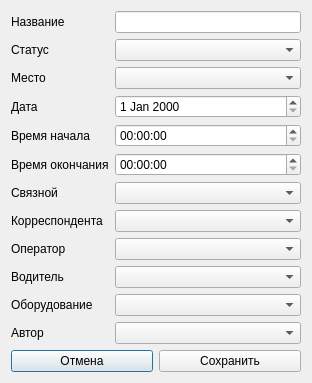
<?xml version="1.0" encoding="UTF-8"?>
<ui version="4.0">
 <class>Editor</class>
 <widget class="QDialog" name="Editor">
  <property name="geometry">
   <rect>
    <x>0</x>
    <y>0</y>
    <width>312</width>
    <height>372</height>
   </rect>
  </property>
  <property name="windowTitle">
   <string>Редактор</string>
  </property>
  <layout class="QVBoxLayout" name="verticalLayout_2">
   <item>
    <layout class="QVBoxLayout" name="verticalLayout">
     <item>
      <layout class="QFormLayout" name="formLayout">
       <item row="0" column="0">
        <widget class="QLabel" name="NameLabel">
         <property name="text">
          <string>Название</string>
         </property>
        </widget>
       </item>
       <item row="0" column="1">
        <widget class="QLineEdit" name="NameLineEdit"/>
       </item>
       <item row="1" column="0">
        <widget class="QLabel" name="StatusLabel">
         <property name="text">
          <string>Статус</string>
         </property>
        </widget>
       </item>
       <item row="1" column="1">
        <widget class="QComboBox" name="StatusCombo"/>
       </item>
       <item row="2" column="0">
        <widget class="QLabel" name="PlaceLabel">
         <property name="text">
          <string>Место</string>
         </property>
        </widget>
       </item>
       <item row="2" column="1">
        <widget class="QComboBox" name="PlaceCombo"/>
       </item>
       <item row="3" column="0">
        <widget class="QLabel" name="DateLabel">
         <property name="text">
          <string>Дата</string>
         </property>
        </widget>
       </item>
       <item row="3" column="1">
        <widget class="QDateEdit" name="DateEdit"/>
       </item>
       <item row="4" column="0">
        <widget class="QLabel" name="TimeLabel">
         <property name="text">
          <string>Время начала</string>
         </property>
        </widget>
       </item>
       <item row="4" column="1">
        <widget class="QTimeEdit" name="StartTimeEdit"/>
       </item>
       <item row="5" column="0">
        <widget class="QLabel" name="EndTimeLabel">
         <property name="text">
          <string>Время окончания</string>
         </property>
        </widget>
       </item>
       <item row="5" column="1">
        <widget class="QTimeEdit" name="EndTimeEdit"/>
       </item>
       <item row="6" column="0">
        <widget class="QLabel" name="LinkedLabel">
         <property name="text">
          <string>Связной</string>
         </property>
        </widget>
       </item>
       <item row="6" column="1">
        <widget class="QComboBox" name="LinkedLineEdit"/>
       </item>
       <item row="7" column="0">
        <widget class="QLabel" name="CorrespondentLabel">
         <property name="text">
          <string>Корреспондента</string>
         </property>
        </widget>
       </item>
       <item row="7" column="1">
        <widget class="QComboBox" name="CorrespondentLineEdit"/>
       </item>
       <item row="8" column="0">
        <widget class="QLabel" name="OperatorLabel">
         <property name="text">
          <string>Оператор</string>
         </property>
        </widget>
       </item>
       <item row="8" column="1">
        <widget class="QComboBox" name="OperatorLineEdit"/>
       </item>
       <item row="9" column="0">
        <widget class="QLabel" name="DriverLabel">
         <property name="text">
          <string>Водитель</string>
         </property>
        </widget>
       </item>
       <item row="9" column="1">
        <widget class="QComboBox" name="DriverComboBox"/>
       </item>
       <item row="10" column="0">
        <widget class="QLabel" name="EquipmentLabel">
         <property name="text">
          <string>Оборудование</string>
         </property>
        </widget>
       </item>
       <item row="10" column="1">
        <widget class="QComboBox" name="EquipmentLineEdit"/>
       </item>
       <item row="11" column="0">
        <widget class="QLabel" name="AuthorLabel">
         <property name="text">
          <string>Автор</string>
         </property>
        </widget>
       </item>
       <item row="11" column="1">
        <widget class="QComboBox" name="AuthorComboBox"/>
       </item>
      </layout>
     </item>
     <item>
      <layout class="QHBoxLayout" name="horizontalLayout">
       <item>
        <widget class="QPushButton" name="CancelPushButton_3">
         <property name="text">
          <string>Отмена</string>
         </property>
        </widget>
       </item>
       <item>
        <widget class="QPushButton" name="SavePushButton">
         <property name="text">
          <string>Сохранить</string>
         </property>
        </widget>
       </item>
      </layout>
     </item>
    </layout>
   </item>
  </layout>
 </widget>
 <resources/>
 <connections/>
</ui>
